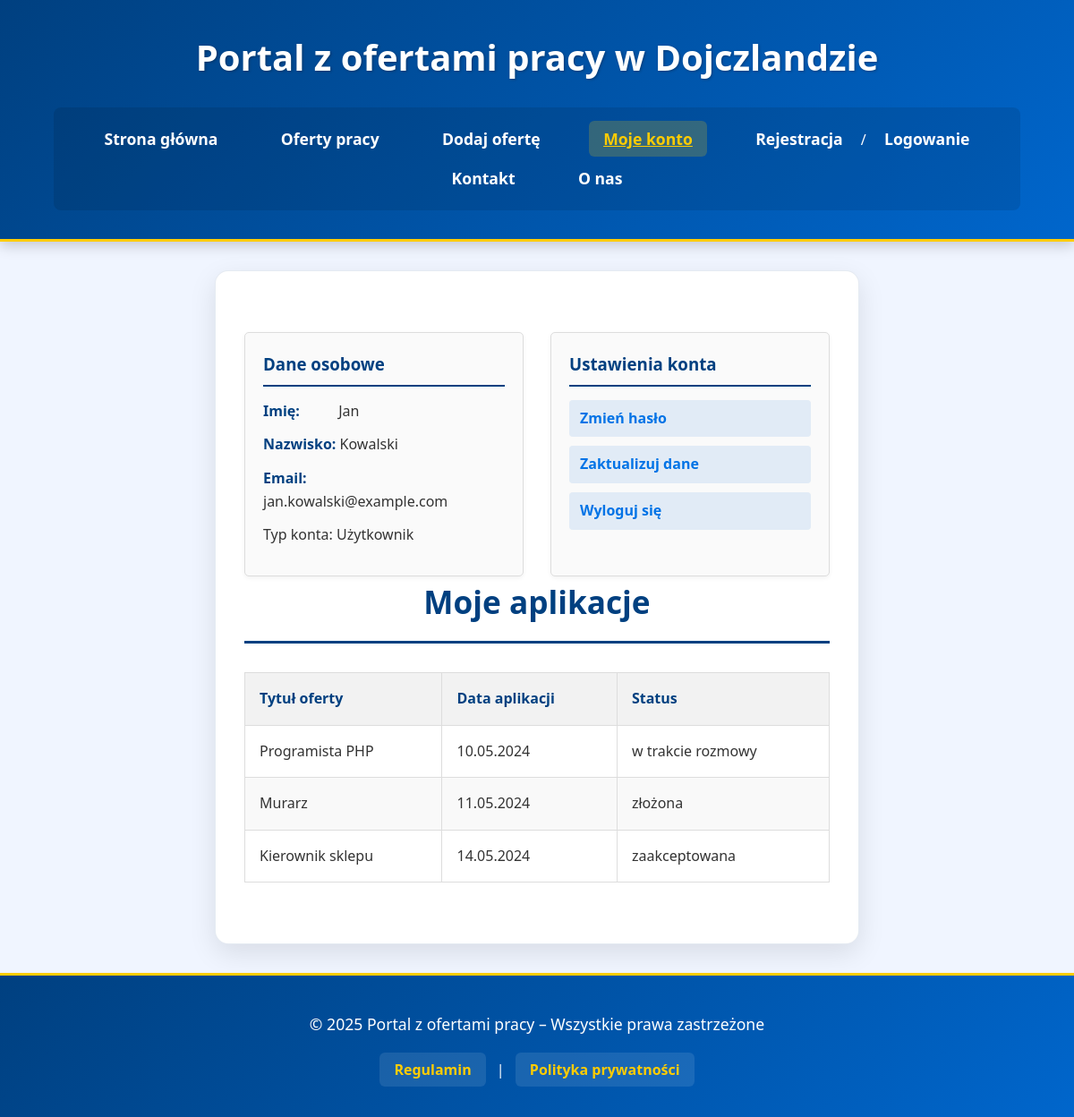
Before: /konto.php (signed in) with the older database file.
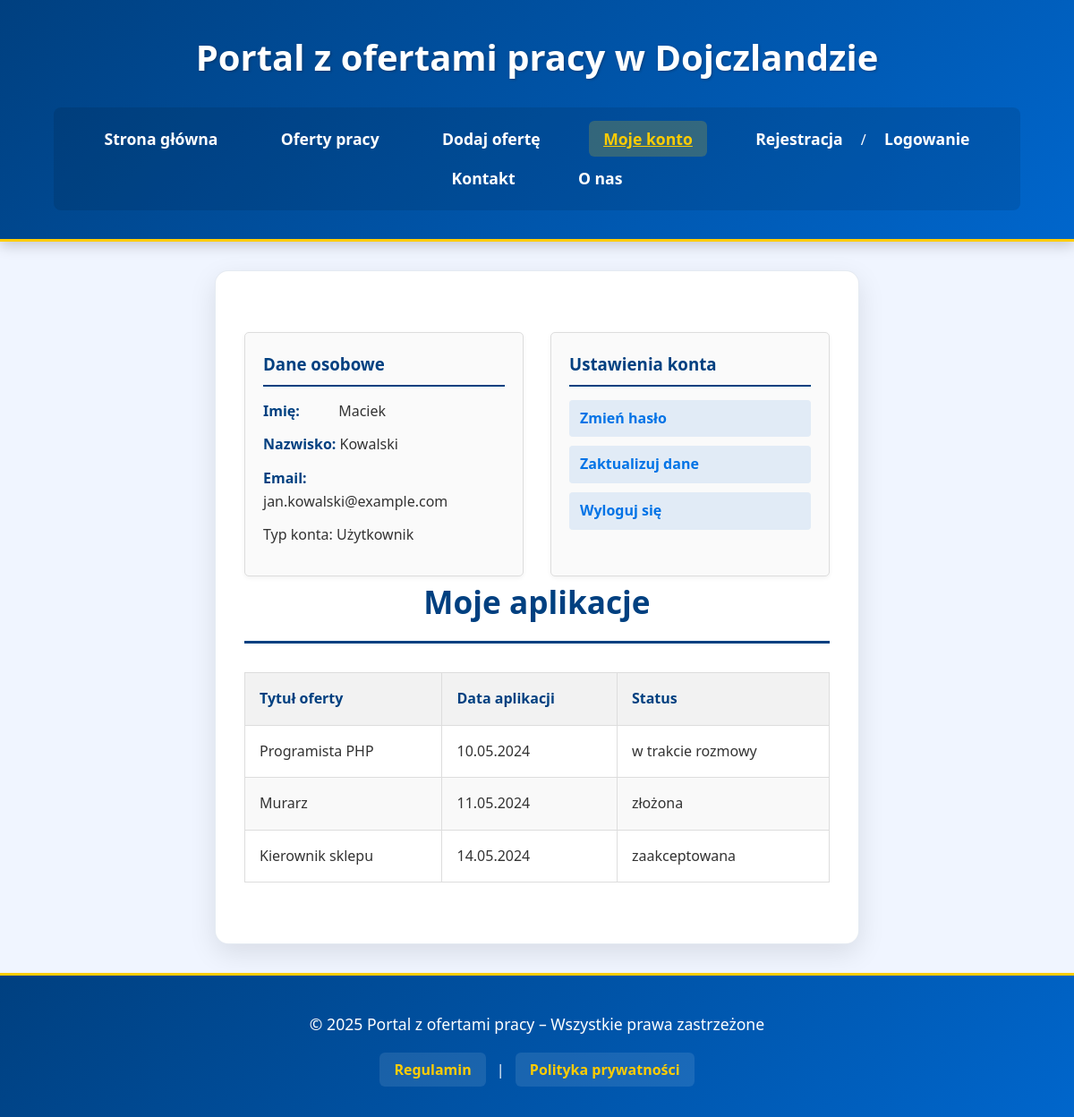
After: the same page with the newer database file.
### tables this page shows
CREATE TABLE `uzytkownicy` (
  `id` int(11) NOT NULL,
  `imie` varchar(100) DEFAULT NULL,
  `nazwisko` varchar(100) DEFAULT NULL,
  `email` varchar(255) NOT NULL,
  `telefon` varchar(20) DEFAULT NULL,
  `zdjecie_profilowe` varchar(255) DEFAULT NULL,
  `haslo` varchar(255) NOT NULL,
  `opis` text DEFAULT NULL,
  `rola` enum('uzytkownik','pracodawca','admin') DEFAULT 'uzytkownik',
  `aktywny` tinyint(1) DEFAULT 1,
  `data_rejestracji` datetime DEFAULT current_timestamp(),
  `ostatnie_logowanie` datetime DEFAULT NULL,
  `pensja` decimal(10,2) DEFAULT NULL
);

CREATE TABLE `aplikacje` (
  `id` int(11) NOT NULL,
  `id_uzytkownika` int(11) NOT NULL,
  `id_oferty` int(11) NOT NULL,
  `wiadomosc` text DEFAULT NULL,
  `cv_plik` varchar(255) DEFAULT NULL,
  `list_plik` varchar(255) DEFAULT NULL,
  `data_aplikacji` datetime DEFAULT current_timestamp(),
  `status` enum('złożona','w recenzji','odrzucona','zaakceptowana','w trakcie rozmowy') DEFAULT 'złożona',
  `data_aktualizacji` datetime DEFAULT NULL
);

CREATE TABLE `oferty` (
  `id` int(11) NOT NULL,
  `tytul` varchar(255) NOT NULL,
  `opis` text NOT NULL,
  `firma` varchar(255) NOT NULL,
  `lokalizacja` varchar(255) DEFAULT NULL,
  `wynagrodzenie_min` decimal(10,2) DEFAULT NULL,
  `wynagrodzenie_max` decimal(10,2) DEFAULT NULL,
  `typ_pracy` enum('pełny etat','część etatu','tymczasowa','staż','praktyka','freelance') DEFAULT 'pełny etat',
  `zdalna` tinyint(1) DEFAULT 0,
  `termin_aplikacji` date DEFAULT NULL,
  `kategoria` varchar(100) DEFAULT NULL,
  `data_dodania` datetime DEFAULT current_timestamp(),
  `id_pracodawcy` int(11) NOT NULL
);

### konto.php (the view, shortened to what this page needs)
<?php
require_once 'config.php';
$user_id = $_SESSION['user_id'];
$user_data = [];
try {
    $stmt = $conn->prepare("SELECT imie, nazwisko, email, rola FROM uzytkownicy WHERE id = ?");
    $stmt->bind_param('i', $user_id);
    $stmt->execute();
    $result = $stmt->get_result();
    if ($result->num_rows === 1) {
        $user_data = $result->fetch_assoc();
    } else {
        session_destroy();
        header('Location: logowanie.php');
        exit();
    }
} catch (Exception $e) {
    die("Wystąpił błąd: " . $e->getMessage());
}
$applications = [];
try {
    $stmt = $conn->prepare("SELECT a.id, o.tytul, a.data_aplikacji, a.status
                             FROM aplikacje a
                             JOIN oferty o ON a.id_oferty = o.id
                             WHERE a.id_uzytkownika = ?");
    $stmt->bind_param('i', $user_id);
    $stmt->execute();
    $result = $stmt->get_result();
    while ($row = $result->fetch_assoc()) {
        $applications[] = $row;
    }
} catch (Exception $e) {
    die("Wystąpił błąd: " . $e->getMessage());
}
?>
<!DOCTYPE html>
<html lang="pl">
<head>
    <link rel="stylesheet" href="styleindex.css">
    <link rel="stylesheet" href="konto.css">
</head>
<body>
<header>
    <h1>Portal z ofertami pracy w Dojczlandzie</h1>
    <nav>
        <ul>
            <li><a href="index.php">Strona główna</a></li>
            <li><a href="lista_ofert.php">Oferty pracy</a></li>
            <li><a href="dodaj_oferte.php">Dodaj ofertę</a></li>
            <li><a href="konto.php" class="active">Moje konto</a></li>
            <li><a href="rejestracja.php">Rejestracja</a> / <a href="logowanie.php">Logowanie</a></li>
            <li><a href="kontakt.php">Kontakt</a></li>
            <li><a href="o_nas.php">O nas</a></li>
        </ul>
    </nav>
</header>
<main>
    <section class="konto-panel">
        <div class="dane-osobowe">
            <h3>Dane osobowe</h3>
            <p><strong>Imię:</strong> <?= htmlspecialchars($user_data['imie']) ?></p>
            <p><strong>Nazwisko:</strong> <?= htmlspecialchars($user_data['nazwisko']) ?></p>
            <p><strong>Email:</strong> <?= htmlspecialchars($user_data['email']) ?></p>
            <p class="rola-info">Typ konta: <?= $user_data['rola'] === 'pracodawca' ? 'Pracodawca' : 'Użytkownik' ?></p>
        </div>
        <div class="ustawienia-konta">
            <h3>Ustawienia konta</h3>
            <ul>
                <li><a href="zmiana_hasla.php">Zmień hasło</a></li>
                <li><a href="edytuj_dane.php">Zaktualizuj dane</a></li>
                <li><a href="?wyloguj=1">Wyloguj się</a></li>
            </ul>
        </div>
    </section>
    <section id="aplikacje">
        <h2>Moje aplikacje</h2>
        <?php if (empty($applications)): ?>
            <p>Nie złożyłeś jeszcze żadnych aplikacji.</p>
        <?php else: ?>
            <table>
                <thead>
                    <tr>
                        <th>Tytuł oferty</th>
                        <th>Data aplikacji</th>
                        <th>Status</th>
                    </tr>
                </thead>
                <tbody>
                    <?php foreach ($applications as $application): ?>
                        <tr>
                            <td><?= htmlspecialchars($application['tytul']) ?></td>
                            <td><?= date('d.m.Y', strtotime($application['data_aplikacji'])) ?></td>
                            <td><?= htmlspecialchars($application['status']) ?></td>
                        </tr>
                    <?php endforeach; ?>
                </tbody>
            </table>
        <?php endif; ?>
    </section>
</main>
<footer>
    <p>&copy; 2025 Portal z ofertami pracy – Wszystkie prawa zastrzeżone</p>
    <a href="regulamin.php">Regulamin</a> | <a href="polityka_prywatnosci.php">Polityka prywatności</a>
</footer>
</body>
</html>

### styleindex.css (style rules this page uses)
* { margin: 0; padding: 0; box-sizing: border-box; }
body { font-family: 'Segoe UI', Roboto, Oxygen, Ubuntu, Cantarell, 'Open Sans', 'Helvetica Neue', sans-serif; background-color: #f0f5ff; color: #333; line-height: 1.6; min-height: 100vh; display: grid; grid-template-columns: 1fr 3fr 1fr; grid-template-areas: "header header header" "left main right" "footer footer footer"; }
header { grid-area: header; background: linear-gradient(135deg, #004080 0%, #0066cc 100%); color: #fff; padding: 2rem 0; text-align: center; box-shadow: 0 4px 15px rgba(0, 0, 0, 0.2); border-bottom: 3px solid #ffcc00; }
header h1 { margin-bottom: 1.5rem; font-size: 2.5rem; font-weight: 700; text-shadow: 1px 1px 3px rgba(0, 0, 0, 0.3); }
nav ul { list-style: none; padding: 0; margin: 1.5rem 0 0; display: flex; justify-content: center; flex-wrap: wrap; background-color: rgba(0, 0, 0, 0.1); padding: 0.8rem; border-radius: 8px; max-width: 90%; margin: 0 auto; }
nav ul li { margin: 0.5rem 1.2rem; }
nav ul li a { color: #fff; text-decoration: none; font-weight: 600; padding: 0.5rem 1rem; position: relative; transition: all 0.3s ease; font-size: 1.1rem; }
nav ul li a:hover, nav ul li a.active { color: #ffcc00; transform: translateY(-2px); }
nav ul li a.active { background-color: rgba(255, 204, 0, 0.2); border-radius: 6px; }
main { grid-area: main; padding: 3rem 2rem; margin: 2rem 0; background-color: #fff; border-radius: 15px; box-shadow: 0 10px 30px rgba(0, 0, 0, 0.1); border: 1px solid rgba(0, 64, 128, 0.1); }
main h2 { color: #004080; font-size: 2.2rem; margin-bottom: 2rem; padding-bottom: 1rem; border-bottom: 3px solid #004080; font-weight: 700; text-align: center; }
.konto-panel { display: grid; grid-template-columns: 1fr 1fr; gap: 2rem; }
.dane-osobowe, .ustawienia-konta { background-color: #fff; padding: 2rem; border-radius: 10px; box-shadow: 0 5px 15px rgba(0, 0, 0, 0.1); }
.dane-osobowe h3, .ustawienia-konta h3 { color: #004080; margin-bottom: 1.5rem; padding-bottom: 0.5rem; border-bottom: 2px solid #ffcc00; }
.ustawienia-konta ul { list-style: none; }
.ustawienia-konta li { margin-bottom: 1rem; }
.ustawienia-konta a { color: #0066cc; text-decoration: none; font-weight: 600; transition: all 0.3s ease; display: inline-block; padding: 0.5rem 1rem; border-radius: 6px; background-color: rgba(0, 102, 204, 0.1); }
footer { grid-area: footer; text-align: center; padding: 2.5rem; background: linear-gradient(135deg, #004080 0%, #0066cc 100%); color: #fff; margin-top: auto; border-top: 3px solid #ffcc00; }
footer p { margin-bottom: 1.5rem; font-size: 1.1rem; }
footer a { color: #ffcc00; text-decoration: none; font-weight: 600; transition: all 0.3s ease; padding: 0.5rem 1rem; border-radius: 6px; background-color: rgba(255, 255, 255, 0.1); margin: 0 0.5rem; }
table { width: 100%; border-collapse: collapse; margin: 20px 0; }
th, td { border: 1px solid #dddddd; text-align: left; padding: 8px; }
th { background-color: #f2f2f2; }
tr:nth-child(even) { background-color: #f9f9f9; }

### konto.css (style rules this page uses)
.konto-panel { display: grid; grid-template-columns: 1fr 1fr; gap: 30px; margin-top: 20px; }
.dane-osobowe, .ustawienia-konta { background-color: #fafafa; border: 1px solid #ddd; border-radius: 5px; padding: 20px; box-shadow: 0 2px 5px rgba(0,0,0,0.05); }
.dane-osobowe h3, .ustawienia-konta h3 { color: #004080; border-bottom: 2px solid #004080; padding-bottom: 8px; margin-bottom: 15px; }
.dane-osobowe p { margin-bottom: 12px; line-height: 1.6; }
.dane-osobowe strong { color: #004080; min-width: 80px; display: inline-block; }
.ustawienia-konta ul { list-style: none; padding: 0; }
.ustawienia-konta li { margin-bottom: 10px; }
.ustawienia-konta a { display: block; padding: 8px 12px; color: #0073e6; text-decoration: none; border-radius: 4px; transition: all 0.2s ease; }
nav ul li a[href="konto.php"] { text-decoration: underline; color: #ffcc00; }
table { width: 100%; border-collapse: collapse; margin-top: 1rem; }
th, td { padding: 1rem; text-align: left; border-bottom: 1px solid #ddd; }
th { background-color: #f2f2f2; color: #004080; }

Changed rows visible on the page:
changed uzytkownicy "Kowalski": imie "Jan" → "Maciek"
